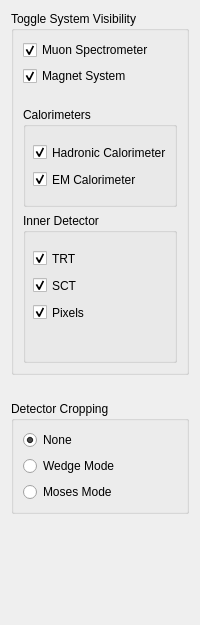
      <widget class="QWidget" name="tab_detector">
       <property name="baseSize">
        <size>
         <width>0</width>
         <height>0</height>
        </size>
       </property>
       <property name="font">
        <font>
         <italic>false</italic>
         <underline>false</underline>
         <strikeout>false</strikeout>
        </font>
       </property>
       <property name="accessibleName">
        <string/>
       </property>
       <attribute name="title">
        <string> Detector </string>
       </attribute>
       <layout class="QVBoxLayout" name="verticalLayout_4">
        <item>
         <widget class="QGroupBox" name="groupBox_Detector">
          <property name="enabled">
           <bool>true</bool>
          </property>
          <property name="sizePolicy">
           <sizepolicy hsizetype="Preferred" vsizetype="Fixed">
            <horstretch>0</horstretch>
            <verstretch>0</verstretch>
           </sizepolicy>
          </property>
          <property name="title">
           <string>Toggle System Visibility</string>
          </property>
          <layout class="QVBoxLayout" name="verticalLayout_3">
           <item>
            <widget class="QCheckBox" name="checkBox_MuonSpectr">
             <property name="enabled">
              <bool>true</bool>
             </property>
             <property name="text">
              <string>Muon Spectrometer</string>
             </property>
             <property name="shortcut">
              <string>1</string>
             </property>
             <property name="checked">
              <bool>true</bool>
             </property>
            </widget>
           </item>
           <item>
            <widget class="QCheckBox" name="checkBox_Magnets">
             <property name="enabled">
              <bool>true</bool>
             </property>
             <property name="text">
              <string>Magnet System</string>
             </property>
             <property name="shortcut">
              <string>2</string>
             </property>
             <property name="checked">
              <bool>true</bool>
             </property>
            </widget>
           </item>
           <item>
            <spacer name="verticalSpacer_6">
             <property name="orientation">
              <enum>Qt::Vertical</enum>
             </property>
             <property name="sizeType">
              <enum>QSizePolicy::Fixed</enum>
             </property>
             <property name="sizeHint" stdset="0">
              <size>
               <width>20</width>
               <height>15</height>
              </size>
             </property>
            </spacer>
           </item>
           <item>
            <widget class="QGroupBox" name="groupBox_Calorimeter">
             <property name="enabled">
              <bool>true</bool>
             </property>
             <property name="minimumSize">
              <size>
               <width>0</width>
               <height>100</height>
              </size>
             </property>
             <property name="title">
              <string>Calorimeters</string>
             </property>
             <widget class="QCheckBox" name="checkBox_Tilecal">
              <property name="enabled">
               <bool>true</bool>
              </property>
              <property name="geometry">
               <rect>
                <x>10</x>
                <y>34</y>
                <width>145</width>
                <height>23</height>
               </rect>
              </property>
              <property name="text">
               <string>Hadronic Calorimeter</string>
              </property>
              <property name="shortcut">
               <string>3</string>
              </property>
              <property name="checked">
               <bool>true</bool>
              </property>
             </widget>
             <widget class="QCheckBox" name="checkBox_LAr">
              <property name="enabled">
               <bool>true</bool>
              </property>
              <property name="geometry">
               <rect>
                <x>10</x>
                <y>61</y>
                <width>145</width>
                <height>23</height>
               </rect>
              </property>
              <property name="text">
               <string>EM Calorimeter</string>
              </property>
              <property name="shortcut">
               <string>4</string>
              </property>
              <property name="checked">
               <bool>true</bool>
              </property>
             </widget>
            </widget>
           </item>
           <item>
            <widget class="QGroupBox" name="groupBox_ID">
             <property name="enabled">
              <bool>true</bool>
             </property>
             <property name="minimumSize">
              <size>
               <width>0</width>
               <height>150</height>
              </size>
             </property>
             <property name="styleSheet">
              <string notr="true"/>
             </property>
             <property name="title">
              <string>Inner Detector</string>
             </property>
             <widget class="QCheckBox" name="checkBox_SCT">
              <property name="enabled">
               <bool>true</bool>
              </property>
              <property name="geometry">
               <rect>
                <x>10</x>
                <y>61</y>
                <width>60</width>
                <height>23</height>
               </rect>
              </property>
              <property name="text">
               <string>SCT</string>
              </property>
              <property name="shortcut">
               <string>6</string>
              </property>
              <property name="checked">
               <bool>true</bool>
              </property>
             </widget>
             <widget class="QCheckBox" name="checkBox_TRT">
              <property name="enabled">
               <bool>true</bool>
              </property>
              <property name="geometry">
               <rect>
                <x>10</x>
                <y>34</y>
                <width>60</width>
                <height>23</height>
               </rect>
              </property>
              <property name="text">
               <string>TRT</string>
              </property>
              <property name="shortcut">
               <string>5</string>
              </property>
              <property name="checked">
               <bool>true</bool>
              </property>
             </widget>
             <widget class="QCheckBox" name="checkBox_Pixels">
              <property name="enabled">
               <bool>true</bool>
              </property>
              <property name="geometry">
               <rect>
                <x>10</x>
                <y>88</y>
                <width>60</width>
                <height>23</height>
               </rect>
              </property>
              <property name="text">
               <string>Pixels</string>
              </property>
              <property name="shortcut">
               <string>7</string>
              </property>
              <property name="checked">
               <bool>true</bool>
              </property>
             </widget>
            </widget>
           </item>
          </layout>
         </widget>
        </item>
        <item>
         <spacer name="verticalSpacer_3">
          <property name="orientation">
           <enum>Qt::Vertical</enum>
          </property>
          <property name="sizeType">
           <enum>QSizePolicy::Fixed</enum>
          </property>
          <property name="sizeHint" stdset="0">
           <size>
            <width>20</width>
            <height>20</height>
           </size>
          </property>
         </spacer>
        </item>
        <item>
         <widget class="QGroupBox" name="groupBox">
          <property name="enabled">
           <bool>true</bool>
          </property>
          <property name="sizePolicy">
           <sizepolicy hsizetype="Preferred" vsizetype="Fixed">
            <horstretch>0</horstretch>
            <verstretch>0</verstretch>
           </sizepolicy>
          </property>
          <property name="title">
           <string>Detector Cropping</string>
          </property>
          <layout class="QVBoxLayout" name="verticalLayout_2">
           <item>
            <widget class="QRadioButton" name="radioButton_noneMode">
             <property name="enabled">
              <bool>true</bool>
             </property>
             <property name="text">
              <string>None</string>
             </property>
             <property name="checked">
              <bool>true</bool>
             </property>
            </widget>
           </item>
           <item>
            <widget class="QRadioButton" name="radioButton_wedgeMode">
             <property name="enabled">
              <bool>true</bool>
             </property>
             <property name="text">
              <string>Wedge Mode</string>
             </property>
            </widget>
           </item>
           <item>
            <widget class="QRadioButton" name="radioButton_mosesMode">
             <property name="enabled">
              <bool>true</bool>
             </property>
             <property name="text">
              <string>Moses Mode</string>
             </property>
            </widget>
           </item>
          </layout>
         </widget>
        </item>
        <item>
         <spacer name="verticalSpacer_2">
          <property name="orientation">
           <enum>Qt::Vertical</enum>
          </property>
          <property name="sizeType">
           <enum>QSizePolicy::MinimumExpanding</enum>
          </property>
          <property name="sizeHint" stdset="0">
           <size>
            <width>10</width>
            <height>100</height>
           </size>
          </property>
         </spacer>
        </item>
       </layout>
      </widget>
